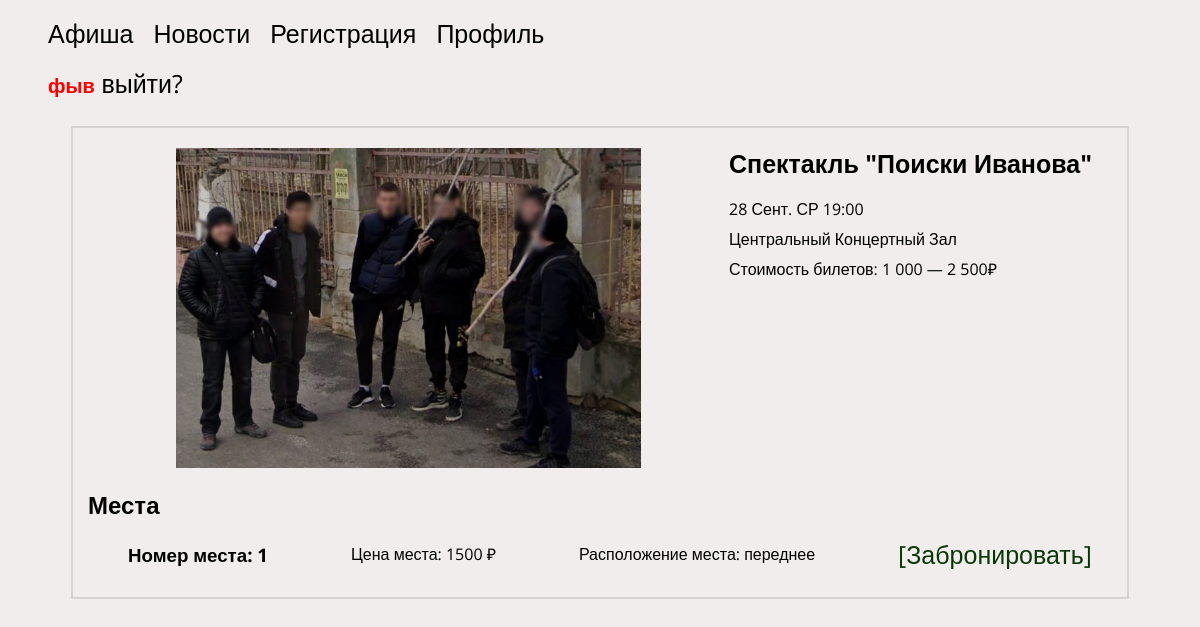
The app's page /theatre.php?posterid=1 (signed in) with its own data.
### tables this page shows
CREATE TABLE `user` (
  `id` int NOT NULL,
  `login` varchar(255) NOT NULL,
  `password` varchar(255) NOT NULL
);

CREATE TABLE `poster` (
  `id` int NOT NULL,
  `img` varchar(255) NOT NULL,
  `name` varchar(255) NOT NULL,
  `date` varchar(255) NOT NULL,
  `place` varchar(255) NOT NULL,
  `price` varchar(255) NOT NULL
);

CREATE TABLE `theatrezal` (
  `id` int NOT NULL,
  `id_poster` int NOT NULL,
  `sit_num` varchar(255) NOT NULL,
  `sit_status` varchar(255) NOT NULL,
  `sit_price` varchar(255) NOT NULL,
  `sit_direction` varchar(255) NOT NULL,
  `reserved_by_id` varchar(255) NOT NULL
);

### theatre.php (the view, shortened to what this page needs)
<?php include 'connect.php' ?>
<!DOCTYPE html>
<html lang="ru">
<head>
    <link rel="stylesheet" href="/style/style.css">
</head>
<body>
    <header class="header">
        <div class="header-container ">
            <nav class="header-nav">
                <ul class="menu flex">
                    <li>
                        <a href="index.php" class="header-link">Афиша</a>
                    </li>
                    <li>
                        <a href="#">Новости</a>
                    <li>
                        <a href="reg.php">Регистрация</a>
                    </li>
                    </li>
                    <li>
                        <a href="profil.php">Профиль</a>
                    </li>
                </ul>
                <?php
                echo "<ul class='header-cabinet'>";
                if (isset($_SESSION["userid"])) {
                    $currentID = $_SESSION["userid"];
                    $loginSelect = "SELECT login FROM `user` WHERE id = '$currentID'";
                    $loginResult = mysqli_query($conn, $loginSelect);
                    $loginFetch = mysqli_fetch_array($loginResult);
                    echo "<span class ='nameclass'>" . $loginFetch['login'] . "</span>";
                    echo "<a href='exit.php'>" . " выйти?" . "</a>";
                } else {
                    echo "<a href='auth.php'>" . "Авторизация" . "</a>";
                }
                echo "</ul>"
                ?>
            </nav>
        </div>
    </header>
    <main class="main">
        <section class="section theatre-about__section">
            <div class="container theatre-about__container">
                <?php
                $poster = $_GET['posterid'];
                $posterIDSelect = "SELECT * FROM `poster` WHERE id = '$poster'";
                $posterIDSelectResult = mysqli_query($conn, $posterIDSelect);
                $posterZalSelect = "SELECT * FROM `theatrezal` WHERE id_poster = '$poster' AND sit_status = 'свободное'";
                $posterZalSelectResult = mysqli_query($conn, $posterZalSelect);
                foreach ($posterIDSelectResult as $posterIDRow) {
                    echo "<div class='theatre-about_wrapper'>";
                    echo "<img src='img/" . $posterIDRow['img'] . "' class='theatre__image' alt=''>";
                    echo "<div class='theatre-about__content__wrapper'>";
                    echo "<h2 class='about__header'>" .
                        "<a href='index.php?name=' class='about__link'>" . $posterIDRow['name'] . "</a>" .
                        "</h2>";
                    echo "<span class='theatre-about__span'>" . "$posterIDRow[date]" . "</span>";
                    echo "<span class='theatre-about__span'>" . "$posterIDRow[place]" . "</span>";
                    echo "<span class='theatre-about__span'>" . "Стоимость билетов:&nbsp;" . "$posterIDRow[price]" . "</span>";
                    echo "</div>";
                    echo "</div>";
                }
                echo "<h2 class='about__header'>Места</h2>";
                if (isset($_GET['placeid'])) {
                    $placeid = $_GET['placeid'];
                    $placeupdate = "UPDATE `thatrezal` SET `sit_status` = 'занятое', `reserved_by_id` = '$userid' WHERE id = '$placeid'";
                    if ($conn->query($placeupdate)) {
                        echo "<p class='sit__update'> Место зарезервировано </p>";
                    } else {
                        echo "<p class='sit__update'> Место зарезервировано" . $conn->error  . "</p>";
                    }
                } else {
                    echo "<div class ='sit-about'>";
                    echo "<ul class='sit__list sit'>";
                    foreach ($posterZalSelectResult as $posterZalRow) {
                        echo "<li class='sit__item'>";
                        echo "<h3 class='sit__header'>" . "Номер места: " . "$posterZalRow[sit_num]" . "</h3>";
                        echo "<p class='sit__paragraph'>" . "Цена места: " . "$posterZalRow[sit_price] " . "&#8381" . "</p>";
                        echo "<p class='sit__paragraph'>" . "Расположение места: " . "$posterZalRow[sit_direction]" . "</p>";
                        echo "<a href='theatre.php?posterid=" . $posterZalRow['id_poster'] . "&placeid=" . $posterZalRow['id'] . "' class='sit__link'>" . "[Забронировать]" . "</a>";
                        echo "</li>";
                    }
                    echo "</ul>";
                    echo "</div>";
                }
                ?>
            </div>
        </section>
    </main>
</body>
</html>

### style/style.css (style rules this page uses)
html { box-sizing: border-box; }
a { align-items: center; text-decoration: none; color: black; font-size: 25px; padding-right: 20px; }
body { background-color: rgb(241, 237, 237); font-family: 'Open Sans', sans-serif; }
.header { padding-bottom: 10px; }
.flex { display: flex; }
.container { padding: 0 15px; margin: 0 auto; max-width: 1024px; }
ul { list-style: none; flex-wrap: wrap }
.nameclass { font-family: 'Open Sans', sans-serif; color: red; font-size: 20px; font-weight: 600; }
img { max-width: 100%; }
.theatre-about__container { padding-top: 20px; border: 2px solid rgb(213, 210, 210); }
.theatre__image { display: flex; flex: 1; min-height: 320px; max-height: 320px; object-fit: scale-down; overflow: hidden; }
.theatre-about_wrapper { display: flex; flex-direction: row; margin-bottom: 20px; line-height: 30px; }
.theatre-about__content__wrapper { display: flex; flex-direction: column; align-content: center; }
.about__header { margin: 0; margin-bottom: 15px; }
.sit__link { color: rgb(9, 56, 6); }
.sit__list { display: flex; flex-direction: column; }
.sit__item { display: flex; flex-direction: row; justify-content: space-between; align-items: center; }
.sit__header { margin: 0; }
.sit__paragraph { margin: 0; }
.sit__item { margin-bottom: 10px; }

### records on screen
user: login "фыв"
poster: img (picture), name "Спектакль \"Поиски Иванова\"", date "28 Сент. СР 19:00", place "Центральный Концертный Зал", price "1 000 — 2 500₽"
theatrezal: sit_num "1", sit_price "1500", sit_direction "переднее"
